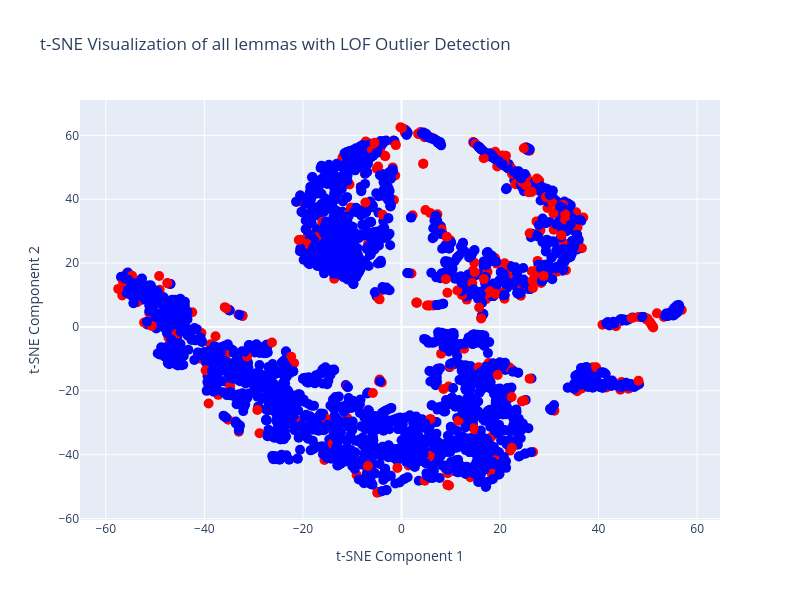

The notebook cell this image was saved under:
### Code cell
from sklearn.manifold import TSNE
import plotly.graph_objects as go
import pandas as pd

# Dimensionality reduction using t-SNE
tsne = TSNE(n_components=2, random_state=42)
X_reduced = tsne.fit_transform(X)

# Prepare data for Plotly visualization
data = pd.DataFrame({
    "Component 1": X_reduced[:, 0],
    "Component 2": X_reduced[:, 1],
    "Word": unique_lemma,
    "Outlier": ["Outlier" if pred == -1 else "Inlier" for pred in y_pred],
})

# Create a scatter plot with Plotly
fig = go.Figure()

# Add scatter points
fig.add_trace(go.Scatter(
    x=data["Component 1"],
    y=data["Component 2"],
    mode='markers',
    marker=dict(size=10, color=["red" if o == "Outlier" else "blue" for o in data["Outlier"]]),
    text=data["Word"],  
    customdata=data["Outlier"],  # Inlier/Outlier status for hover
    hovertemplate="Word: %{text}<br>Status: %{customdata}<extra></extra>"
))

# Update layout
fig.update_layout(
    title="t-SNE Visualization of all lemmas with LOF Outlier Detection",
    xaxis_title="t-SNE Component 1",
    yaxis_title="t-SNE Component 2",
    width=800,
    height=600
)

# Show the plot
fig.show()

print(f"Number of outliers detected: {n_outliers}/{X.shape[0]}")

### Figure 1 — Plotly figure (JSON) as saved in the notebook; plotly's stock layout.template omitted (floating-point values rounded to 4 significant figures; data arrays with more than 128 entries replaced by an {"elided": "..."} marker saying what was removed)
{"data": [{"customdata": {"elided": "2978 str values"}, "hovertemplate": "Word: %{text}<br>Status: %{customdata}<extra></extra>", "marker": {"color": {"elided": "2978 str values"}, "size": 10}, "mode": "markers", "text": {"elided": "2978x2 str values"}, "type": "scatter", "x": {"elided": "2978 float values"}, "y": {"elided": "2978 float values"}}], "layout": {"height": 600, "title": {"text": "t-SNE Visualization of all lemmas with LOF Outlier Detection"}, "width": 800, "xaxis": {"title": {"text": "t-SNE Component 1"}}, "yaxis": {"title": {"text": "t-SNE Component 2"}}}}
